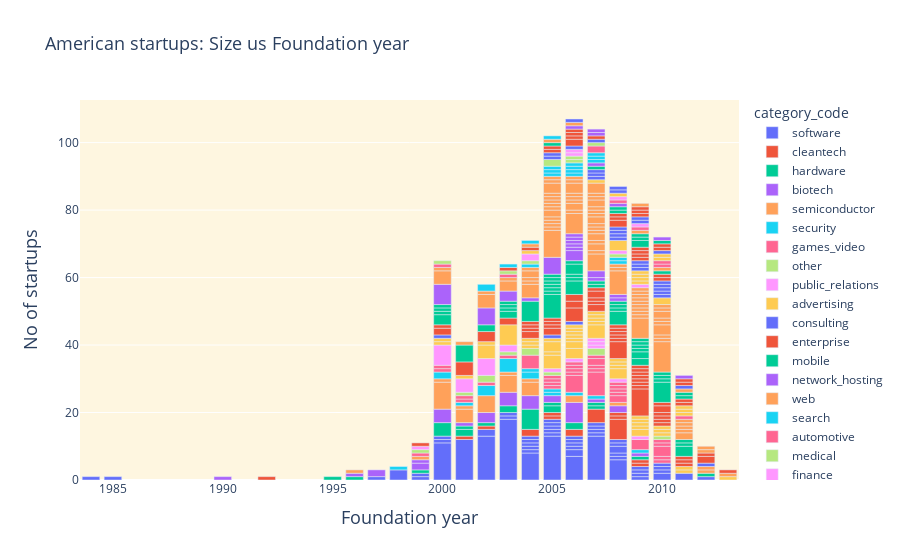

Notebook code cell kept with this figure:
### Code cell
import plotly.express as px

fig1 = px.bar(df_category_founded, x="founded_at", y="size", color="category_code", title="American startups: Size us Foundation year", height=600)
fig1.update_layout(
    title={"text": "American startups: Size us Foundation year", "font": {"size": 18}},
    xaxis={"title": {"text": " Foundation year", "font": {"size": 18}}},
    yaxis={"title": {"text": " No of startups", "font": {"size": 18}}},
    paper_bgcolor='white',plot_bgcolor='rgb(254, 246, 224)'
)
fig1.show()

### Figure 1 — Plotly figure (JSON) as saved in the notebook; plotly's stock layout.template omitted (floating-point values rounded to 4 significant figures)
{"data": [{"alignmentgroup": "True", "hovertemplate": "category_code=software<br>founded_at=%{x}<br>size=%{y}<extra></extra>", "legendgroup": "software", "marker": {"color": "#636efa", "pattern": {"shape": ""}}, "name": "software", "offsetgroup": "software", "orientation": "v", "showlegend": true, "textposition": "auto", "type": "bar", "x": [1984, 1985, 1997, 1998, 1999, 2000, 2001, 2002, 2003, 2004, 2005, 2006, 2007, 2008, 2009, 2010, 2011, 2002, 2005, 2006, 2007, 2009, 2004, 2004, 2005, 2007, 2009, 1999, 2000, 2008, 2007, 2004, 2008, 2010, 2004, 2005, 2005, 2010, 2000, 2003, 2006, 2012, 2004, 2007, 2008, 2010, 2008, 2005, 2006, 2008, 2003, 2006, 2006, 2009], "xaxis": "x", "y": [1, 1, 1, 3, 1, 11, 12, 13, 18, 8, 13, 7, 13, 6, 1, 2, 2, 2, 1, 2, 1, 1, 1, 1, 1, 1, 1, 1, 1, 1, 1, 1, 1, 1, 1, 1, 1, 1, 1, 1, 1, 1, 1, 1, 2, 1, 1, 1, 1, 1, 1, 1, 1, 1], "yaxis": "y"}, {"alignmentgroup": "True", "hovertemplate": "category_code=cleantech<br>founded_at=%{x}<br>size=%{y}<extra></extra>", "legendgroup": "cleantech", "marker": {"color": "#EF553B", "pattern": {"shape": ""}}, "name": "cleantech", "offsetgroup": "cleantech", "orientation": "v", "showlegend": true, "textposition": "auto", "type": "bar", "x": [1992, 2001, 2002, 2004, 2005, 2006, 2007, 2008, 2009, 2005, 2008, 2009, 2008], "xaxis": "x", "y": [1, 1, 1, 2, 1, 2, 4, 6, 1, 1, 1, 1, 1], "yaxis": "y"}, {"alignmentgroup": "True", "hovertemplate": "category_code=hardware<br>founded_at=%{x}<br>size=%{y}<extra></extra>", "legendgroup": "hardware", "marker": {"color": "#00cc96", "pattern": {"shape": ""}}, "name": "hardware", "offsetgroup": "hardware", "orientation": "v", "showlegend": true, "textposition": "auto", "type": "bar", "x": [1995, 1996, 1999, 2000, 2001, 2002, 2003, 2004, 2005, 2006, 2007, 2009, 2007, 2005, 2001], "xaxis": "x", "y": [1, 1, 1, 4, 2, 1, 2, 6, 2, 2, 1, 1, 1, 1, 1], "yaxis": "y"}, {"alignmentgroup": "True", "hovertemplate": "category_code=biotech<br>founded_at=%{x}<br>size=%{y}<extra></extra>", "legendgroup": "biotech", "marker": {"color": "#ab63fa", "pattern": {"shape": ""}}, "name": "biotech", "offsetgroup": "biotech", "orientation": "v", "showlegend": true, "textposition": "auto", "type": "bar", "x": [1996, 1997, 1999, 2000, 2001, 2002, 2003, 2004, 2005, 2006, 2007, 2008, 2009, 1999], "xaxis": "x", "y": [1, 2, 2, 4, 1, 3, 4, 4, 2, 6, 1, 2, 1, 1], "yaxis": "y"}, {"alignmentgroup": "True", "hovertemplate": "category_code=semiconductor<br>founded_at=%{x}<br>size=%{y}<extra></extra>", "legendgroup": "semiconductor", "marker": {"color": "#FFA15A", "pattern": {"shape": ""}}, "name": "semiconductor", "offsetgroup": "semiconductor", "orientation": "v", "showlegend": true, "textposition": "auto", "type": "bar", "x": [1996, 1999, 2000, 2001, 2002, 2003, 2004, 2006, 2008, 2001, 2003, 2004, 2000], "xaxis": "x", "y": [1, 1, 8, 4, 5, 5, 4, 2, 1, 1, 1, 1, 1], "yaxis": "y"}, {"alignmentgroup": "True", "hovertemplate": "category_code=security<br>founded_at=%{x}<br>size=%{y}<extra></extra>", "legendgroup": "security", "marker": {"color": "#19d3f3", "pattern": {"shape": ""}}, "name": "security", "offsetgroup": "security", "orientation": "v", "showlegend": true, "textposition": "auto", "type": "bar", "x": [1998, 2000, 2001, 2002, 2003, 2004, 2005, 2006, 2007, 2009, 2004, 2005], "xaxis": "x", "y": [1, 2, 1, 3, 4, 2, 1, 1, 1, 1, 1, 1], "yaxis": "y"}, {"alignmentgroup": "True", "hovertemplate": "category_code=games_video<br>founded_at=%{x}<br>size=%{y}<extra></extra>", "legendgroup": "games_video", "marker": {"color": "#FF6692", "pattern": {"shape": ""}}, "name": "games_video", "offsetgroup": "games_video", "orientation": "v", "showlegend": true, "textposition": "auto", "type": "bar", "x": [1999, 2000, 2001, 2002, 2003, 2004, 2005, 2006, 2007, 2008, 2009, 2010, 2007, 2008, 2006, 2005, 2008, 2010, 2001, 2007, 2005, 2005, 2006, 2010, 2007, 2008, 2000, 2006, 2008, 2006, 2010, 2007, 2010], "xaxis": "x", "y": [1, 1, 1, 1, 1, 4, 1, 5, 7, 2, 3, 1, 1, 1, 1, 1, 1, 1, 1, 1, 1, 1, 1, 3, 2, 1, 1, 1, 1, 1, 1, 1, 1], "yaxis": "y"}, {"alignmentgroup": "True", "hovertemplate": "category_code=other<br>founded_at=%{x}<br>size=%{y}<extra></extra>", "legendgroup": "other", "marker": {"color": "#B6E880", "pattern": {"shape": ""}}, "name": "other", "offsetgroup": "other", "orientation": "v", "showlegend": true, "textposition": "auto", "type": "bar", "x": [1999, 2001, 2002, 2003, 2004, 2005, 2007, 2010], "xaxis": "x", "y": [1, 1, 2, 1, 2, 1, 2, 1], "yaxis": "y"}, {"alignmentgroup": "True", "hovertemplate": "category_code=public_relations<br>founded_at=%{x}<br>size=%{y}<extra></extra>", "legendgroup": "public_relations", "marker": {"color": "#FF97FF", "pattern": {"shape": ""}}, "name": "public_relations", "offsetgroup": "public_relations", "orientation": "v", "showlegend": true, "textposition": "auto", "type": "bar", "x": [1999, 2000, 2001, 2002, 2003, 2005, 2006, 2008, 2009, 2007, 2007, 2007], "xaxis": "x", "y": [1, 6, 4, 5, 2, 1, 1, 1, 1, 1, 1, 1], "yaxis": "y"}, {"alignmentgroup": "True", "hovertemplate": "category_code=advertising<br>founded_at=%{x}<br>size=%{y}<extra></extra>", "legendgroup": "advertising", "marker": {"color": "#FECB52", "pattern": {"shape": ""}}, "name": "advertising", "offsetgroup": "advertising", "orientation": "v", "showlegend": true, "textposition": "auto", "type": "bar", "x": [2000, 2001, 2002, 2003, 2004, 2005, 2006, 2007, 2008, 2009, 2011, 2000, 2009, 2006, 2008, 2006, 2008, 2006, 2007, 2004, 2007, 2005, 2006, 2006, 2007, 2010, 2011, 2004, 2007, 2013, 2005, 2009, 2002, 2010, 2009, 2008, 2010, 2005, 2009, 2006], "xaxis": "x", "y": [1, 1, 4, 6, 1, 4, 3, 4, 3, 2, 1, 1, 1, 2, 1, 1, 1, 1, 1, 1, 1, 1, 1, 1, 1, 1, 1, 1, 1, 1, 3, 1, 1, 1, 1, 1, 1, 1, 1, 1], "yaxis": "y"}, {"alignmentgroup": "True", "hovertemplate": "category_code=consulting<br>founded_at=%{x}<br>size=%{y}<extra></extra>", "legendgroup": "consulting", "marker": {"color": "#636efa", "pattern": {"shape": ""}}, "name": "consulting", "offsetgroup": "consulting", "orientation": "v", "showlegend": true, "textposition": "auto", "type": "bar", "x": [2000, 2005, 2006], "xaxis": "x", "y": [1, 1, 1], "yaxis": "y"}, {"alignmentgroup": "True", "hovertemplate": "category_code=enterprise<br>founded_at=%{x}<br>size=%{y}<extra></extra>", "legendgroup": "enterprise", "marker": {"color": "#EF553B", "pattern": {"shape": ""}}, "name": "enterprise", "offsetgroup": "enterprise", "orientation": "v", "showlegend": true, "textposition": "auto", "type": "bar", "x": [2000, 2001, 2002, 2003, 2004, 2005, 2006, 2007, 2008, 2009, 2010, 2011, 2009, 2010, 2009, 2008, 2004, 2000, 2004, 2011, 2009, 2005, 2006, 2007, 2009, 1999, 2006, 2007, 2004, 2005, 2008, 2010, 2011, 2009, 2007, 2008, 2010, 2009, 2005, 2009, 2010, 2007, 2008, 2010, 2008], "xaxis": "x", "y": [2, 4, 3, 2, 2, 2, 4, 2, 5, 8, 1, 1, 1, 1, 1, 1, 1, 1, 1, 1, 1, 1, 2, 1, 1, 1, 2, 1, 1, 1, 1, 1, 1, 1, 2, 1, 1, 1, 1, 1, 2, 1, 1, 1, 1], "yaxis": "y"}, {"alignmentgroup": "True", "hovertemplate": "category_code=mobile<br>founded_at=%{x}<br>size=%{y}<extra></extra>", "legendgroup": "mobile", "marker": {"color": "#00cc96", "pattern": {"shape": ""}}, "name": "mobile", "offsetgroup": "mobile", "orientation": "v", "showlegend": true, "textposition": "auto", "type": "bar", "x": [2000, 2001, 2002, 2003, 2004, 2005, 2006, 2008, 2009, 2010, 2011, 2012, 2003, 2005, 2008, 2007, 2000, 2005, 2000, 2006, 2011, 2005, 2003, 2010, 2006, 2009, 2003, 2005, 2009, 2010, 2005, 2006, 2000, 2008, 2009, 2009, 2007, 2008, 2011, 2006, 2005, 2009, 2010], "xaxis": "x", "y": [3, 5, 2, 2, 6, 7, 4, 4, 2, 6, 3, 1, 1, 1, 1, 1, 1, 1, 1, 1, 1, 1, 1, 1, 1, 2, 1, 1, 1, 1, 1, 3, 1, 1, 1, 1, 1, 1, 1, 1, 1, 1, 1], "yaxis": "y"}, {"alignmentgroup": "True", "hovertemplate": "category_code=network_hosting<br>founded_at=%{x}<br>size=%{y}<extra></extra>", "legendgroup": "network_hosting", "marker": {"color": "#ab63fa", "pattern": {"shape": ""}}, "name": "network_hosting", "offsetgroup": "network_hosting", "orientation": "v", "showlegend": true, "textposition": "auto", "type": "bar", "x": [2000, 2002, 2003, 2004, 2005, 2006, 2008, 2006, 2006, 2006, 1990, 2007, 2007, 2006, 2008, 2006], "xaxis": "x", "y": [6, 5, 3, 1, 5, 3, 1, 1, 1, 1, 1, 1, 2, 1, 1, 1], "yaxis": "y"}, {"alignmentgroup": "True", "hovertemplate": "category_code=web<br>founded_at=%{x}<br>size=%{y}<extra></extra>", "legendgroup": "web", "marker": {"color": "#FFA15A", "pattern": {"shape": ""}}, "name": "web", "offsetgroup": "web", "orientation": "v", "showlegend": true, "textposition": "auto", "type": "bar", "x": [2000, 2001, 2002, 2003, 2004, 2005, 2006, 2007, 2008, 2009, 2010, 2011, 2012, 2005, 2007, 2006, 2010, 2012, 2005, 2005, 2006, 2007, 2010, 2004, 2011, 2002, 2000, 2004, 2005, 2007, 2009, 2004, 2005, 2006, 2007, 2010, 2013, 2004, 2005, 2007, 2009, 2011, 2009, 2009, 2005, 2005, 2006, 2008, 2009, 2008, 2007, 2009, 2005, 2006, 2007, 2005, 2003, 2005, 2006, 2007, 2010, 2011, 2009, 2007, 2005, 2007, 2010, 2005, 2007, 2006, 2007, 2009, 2010, 2011, 2009, 2010, 2007, 2006, 2007, 2007, 2010], "xaxis": "x", "y": [4, 1, 4, 3, 4, 8, 6, 5, 7, 6, 9, 2, 1, 1, 1, 1, 1, 1, 1, 1, 2, 2, 1, 1, 1, 1, 1, 1, 1, 1, 1, 2, 2, 1, 2, 3, 1, 1, 1, 1, 1, 1, 1, 1, 1, 1, 1, 1, 1, 1, 1, 1, 1, 1, 1, 1, 1, 3, 3, 2, 1, 1, 1, 1, 1, 1, 1, 1, 1, 1, 2, 1, 2, 1, 1, 1, 1, 1, 1, 3, 1], "yaxis": "y"}, {"alignmentgroup": "True", "hovertemplate": "category_code=search<br>founded_at=%{x}<br>size=%{y}<extra></extra>", "legendgroup": "search", "marker": {"color": "#19d3f3", "pattern": {"shape": ""}}, "name": "search", "offsetgroup": "search", "orientation": "v", "showlegend": true, "textposition": "auto", "type": "bar", "x": [2002, 2005, 2006, 2008, 2006, 2006, 2006, 2005, 2008, 2004, 2005], "xaxis": "x", "y": [2, 1, 1, 1, 1, 1, 1, 1, 1, 1, 1], "yaxis": "y"}, {"alignmentgroup": "True", "hovertemplate": "category_code=automotive<br>founded_at=%{x}<br>size=%{y}<extra></extra>", "legendgroup": "automotive", "marker": {"color": "#FF6692", "pattern": {"shape": ""}}, "name": "automotive", "offsetgroup": "automotive", "orientation": "v", "showlegend": true, "textposition": "auto", "type": "bar", "x": [2003, 2011], "xaxis": "x", "y": [1, 1], "yaxis": "y"}, {"alignmentgroup": "True", "hovertemplate": "category_code=medical<br>founded_at=%{x}<br>size=%{y}<extra></extra>", "legendgroup": "medical", "marker": {"color": "#B6E880", "pattern": {"shape": ""}}, "name": "medical", "offsetgroup": "medical", "orientation": "v", "showlegend": true, "textposition": "auto", "type": "bar", "x": [2003, 2004, 2005, 2006, 2008, 2006], "xaxis": "x", "y": [1, 1, 2, 1, 1, 1], "yaxis": "y"}, {"alignmentgroup": "True", "hovertemplate": "category_code=finance<br>founded_at=%{x}<br>size=%{y}<extra></extra>", "legendgroup": "finance", "marker": {"color": "#FF97FF", "pattern": {"shape": ""}}, "name": "finance", "offsetgroup": "finance", "orientation": "v", "showlegend": true, "textposition": "auto", "type": "bar", "x": [2004, 2006, 2009, 2008, 2006], "xaxis": "x", "y": [2, 1, 1, 1, 1], "yaxis": "y"}, {"alignmentgroup": "True", "hovertemplate": "category_code=social<br>founded_at=%{x}<br>size=%{y}<extra></extra>", "legendgroup": "social", "marker": {"color": "#FECB52", "pattern": {"shape": ""}}, "name": "social", "offsetgroup": "social", "orientation": "v", "showlegend": true, "textposition": "auto", "type": "bar", "x": [2004, 2007, 2008, 2009, 2011, 2011, 2010, 2009, 2009, 2011, 2009], "xaxis": "x", "y": [1, 1, 3, 1, 1, 1, 2, 1, 1, 1, 1], "yaxis": "y"}, {"alignmentgroup": "True", "hovertemplate": "category_code=analytics<br>founded_at=%{x}<br>size=%{y}<extra></extra>", "legendgroup": "analytics", "marker": {"color": "#636efa", "pattern": {"shape": ""}}, "name": "analytics", "offsetgroup": "analytics", "orientation": "v", "showlegend": true, "textposition": "auto", "type": "bar", "x": [2005, 2006, 2007, 2009, 2010, 2007, 2008, 2007, 2008, 2010, 2009, 2010, 2010, 2009, 2008, 2005, 2010, 2012, 2008], "xaxis": "x", "y": [1, 1, 1, 1, 1, 1, 1, 1, 1, 1, 1, 1, 1, 1, 1, 1, 1, 1, 1], "yaxis": "y"}, {"alignmentgroup": "True", "hovertemplate": "category_code=ecommerce<br>founded_at=%{x}<br>size=%{y}<extra></extra>", "legendgroup": "ecommerce", "marker": {"color": "#EF553B", "pattern": {"shape": ""}}, "name": "ecommerce", "offsetgroup": "ecommerce", "orientation": "v", "showlegend": true, "textposition": "auto", "type": "bar", "x": [2005, 2006, 2008, 2009, 2010, 2011, 2012, 2013, 2011, 2004, 2006, 2008, 2009, 2010, 2006, 2005, 2009, 2012, 2003, 2006, 2008, 2009], "xaxis": "x", "y": [1, 2, 2, 1, 1, 1, 2, 1, 1, 1, 1, 1, 1, 1, 1, 1, 1, 1, 1, 1, 1, 1], "yaxis": "y"}, {"alignmentgroup": "True", "hovertemplate": "category_code=messaging<br>founded_at=%{x}<br>size=%{y}<extra></extra>", "legendgroup": "messaging", "marker": {"color": "#00cc96", "pattern": {"shape": ""}}, "name": "messaging", "offsetgroup": "messaging", "orientation": "v", "showlegend": true, "textposition": "auto", "type": "bar", "x": [2005, 2008, 2009, 2007, 2010, 2011, 2008, 2009, 2009, 2011], "xaxis": "x", "y": [1, 1, 2, 1, 1, 1, 1, 1, 1, 1], "yaxis": "y"}, {"alignmentgroup": "True", "hovertemplate": "category_code=health<br>founded_at=%{x}<br>size=%{y}<extra></extra>", "legendgroup": "health", "marker": {"color": "#ab63fa", "pattern": {"shape": ""}}, "name": "health", "offsetgroup": "health", "orientation": "v", "showlegend": true, "textposition": "auto", "type": "bar", "x": [2006, 2008, 2007], "xaxis": "x", "y": [1, 1, 1], "yaxis": "y"}, {"alignmentgroup": "True", "hovertemplate": "category_code=news<br>founded_at=%{x}<br>size=%{y}<extra></extra>", "legendgroup": "news", "marker": {"color": "#FFA15A", "pattern": {"shape": ""}}, "name": "news", "offsetgroup": "news", "orientation": "v", "showlegend": true, "textposition": "auto", "type": "bar", "x": [2006, 2011, 2012, 2004, 2009, 2010, 2005, 2012], "xaxis": "x", "y": [1, 1, 1, 1, 1, 1, 1, 1], "yaxis": "y"}, {"alignmentgroup": "True", "hovertemplate": "category_code=music<br>founded_at=%{x}<br>size=%{y}<extra></extra>", "legendgroup": "music", "marker": {"color": "#19d3f3", "pattern": {"shape": ""}}, "name": "music", "offsetgroup": "music", "orientation": "v", "showlegend": true, "textposition": "auto", "type": "bar", "x": [2007, 2007, 2003, 2007, 2005, 2004], "xaxis": "x", "y": [1, 1, 1, 1, 1, 1], "yaxis": "y"}, {"alignmentgroup": "True", "hovertemplate": "category_code=photo_video<br>founded_at=%{x}<br>size=%{y}<extra></extra>", "legendgroup": "photo_video", "marker": {"color": "#FF6692", "pattern": {"shape": ""}}, "name": "photo_video", "offsetgroup": "photo_video", "orientation": "v", "showlegend": true, "textposition": "auto", "type": "bar", "x": [2007, 2009, 2010, 2008, 2000, 2010], "xaxis": "x", "y": [2, 1, 1, 1, 1, 1], "yaxis": "y"}, {"alignmentgroup": "True", "hovertemplate": "category_code=transportation<br>founded_at=%{x}<br>size=%{y}<extra></extra>", "legendgroup": "transportation", "marker": {"color": "#B6E880", "pattern": {"shape": ""}}, "name": "transportation", "offsetgroup": "transportation", "orientation": "v", "showlegend": true, "textposition": "auto", "type": "bar", "x": [2007, 2000], "xaxis": "x", "y": [1, 1], "yaxis": "y"}, {"alignmentgroup": "True", "hovertemplate": "category_code=manufacturing<br>founded_at=%{x}<br>size=%{y}<extra></extra>", "legendgroup": "manufacturing", "marker": {"color": "#FF97FF", "pattern": {"shape": ""}}, "name": "manufacturing", "offsetgroup": "manufacturing", "orientation": "v", "showlegend": true, "textposition": "auto", "type": "bar", "x": [2008, 2009], "xaxis": "x", "y": [1, 1], "yaxis": "y"}, {"alignmentgroup": "True", "hovertemplate": "category_code=real_estate<br>founded_at=%{x}<br>size=%{y}<extra></extra>", "legendgroup": "real_estate", "marker": {"color": "#FECB52", "pattern": {"shape": ""}}, "name": "real_estate", "offsetgroup": "real_estate", "orientation": "v", "showlegend": true, "textposition": "auto", "type": "bar", "x": [2008, 2010, 2010], "xaxis": "x", "y": [1, 1, 1], "yaxis": "y"}, {"alignmentgroup": "True", "hovertemplate": "category_code=travel<br>founded_at=%{x}<br>size=%{y}<extra></extra>", "legendgroup": "travel", "marker": {"color": "#636efa", "pattern": {"shape": ""}}, "name": "travel", "offsetgroup": "travel", "orientation": "v", "showlegend": true, "textposition": "auto", "type": "bar", "x": [2008, 2006, 2011, 2009, 2010, 2008, 2007, 2009], "xaxis": "x", "y": [1, 1, 1, 1, 1, 1, 1, 1], "yaxis": "y"}, {"alignmentgroup": "True", "hovertemplate": "category_code=fashion<br>founded_at=%{x}<br>size=%{y}<extra></extra>", "legendgroup": "fashion", "marker": {"color": "#EF553B", "pattern": {"shape": ""}}, "name": "fashion", "offsetgroup": "fashion", "orientation": "v", "showlegend": true, "textposition": "auto", "type": "bar", "x": [2009, 2010, 2011, 2007, 2009, 2010, 2009, 2011], "xaxis": "x", "y": [1, 1, 1, 1, 1, 1, 1, 1], "yaxis": "y"}, {"alignmentgroup": "True", "hovertemplate": "category_code=hospitality<br>founded_at=%{x}<br>size=%{y}<extra></extra>", "legendgroup": "hospitality", "marker": {"color": "#00cc96", "pattern": {"shape": ""}}, "name": "hospitality", "offsetgroup": "hospitality", "orientation": "v", "showlegend": true, "textposition": "auto", "type": "bar", "x": [2010], "xaxis": "x", "y": [1], "yaxis": "y"}, {"alignmentgroup": "True", "hovertemplate": "category_code=education<br>founded_at=%{x}<br>size=%{y}<extra></extra>", "legendgroup": "education", "marker": {"color": "#ab63fa", "pattern": {"shape": ""}}, "name": "education", "offsetgroup": "education", "orientation": "v", "showlegend": true, "textposition": "auto", "type": "bar", "x": [2007, 2011, 2007, 2010], "xaxis": "x", "y": [1, 1, 1, 1], "yaxis": "y"}, {"alignmentgroup": "True", "hovertemplate": "category_code=sports<br>founded_at=%{x}<br>size=%{y}<extra></extra>", "legendgroup": "sports", "marker": {"color": "#FFA15A", "pattern": {"shape": ""}}, "name": "sports", "offsetgroup": "sports", "orientation": "v", "showlegend": true, "textposition": "auto", "type": "bar", "x": [2009], "xaxis": "x", "y": [1], "yaxis": "y"}], "layout": {"autosize": true, "barmode": "relative", "legend": {"title": {"text": "category_code"}, "tracegroupgap": 0}, "paper_bgcolor": "white", "plot_bgcolor": "rgb(254, 246, 224)", "title": {"font": {"size": 18}, "text": "American startups: Size us Foundation year"}, "xaxis": {"anchor": "y", "autorange": true, "domain": [0, 1], "range": [1984.0, 2014.0], "title": {"font": {"size": 18}, "text": " Foundation year"}, "type": "linear"}, "yaxis": {"anchor": "x", "autorange": true, "domain": [0, 1], "range": [0, 112.6], "title": {"font": {"size": 18}, "text": " No of startups"}, "type": "linear"}}}
